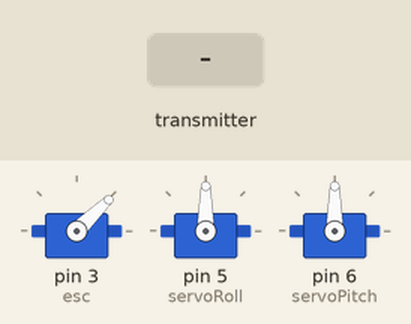
Bench run of a sketch on a simulated Arduino Uno, built with avr-gcc and run on an emulated ATmega328P. On the bench: 3 × servo. The test bench sets the inputs (shaded band). No radio packets arrive unless stated.

Above: at 6.2 s.
6.3 s: the transmitter starts sending throttle = 64
At 7.5 s:
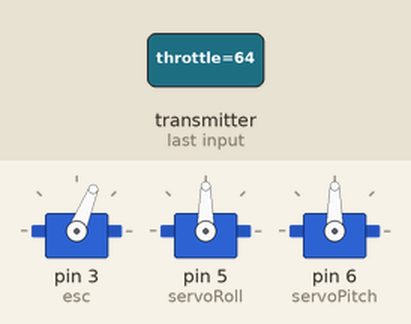
7.8 s: the transmitter starts sending pitch = 0
At 8.8 s:
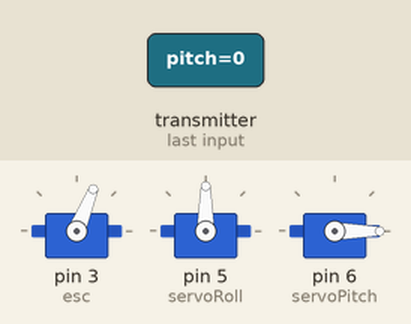
9.3 s: the transmitter starts sending roll = 0
At 9.9 s:
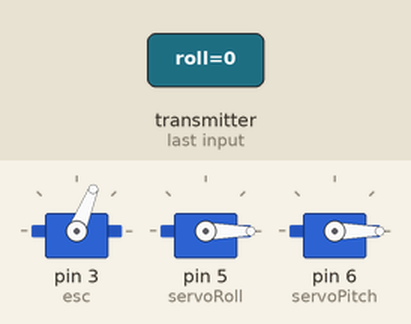
10.8 s: the transmitter starts sending throttle = 0
At 12.0 s:
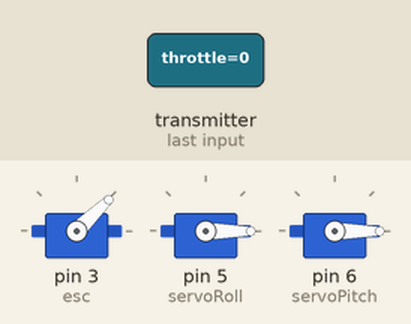
12.3 s: the transmitter starts sending pitch = 64
At 13.3 s:
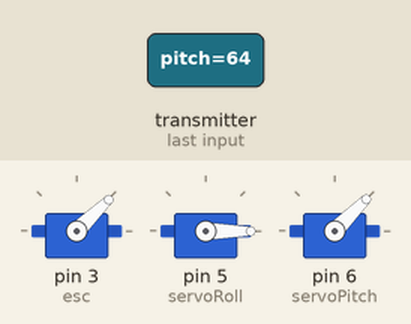
13.8 s: the transmitter starts sending throttle = 255
At 14.5 s:
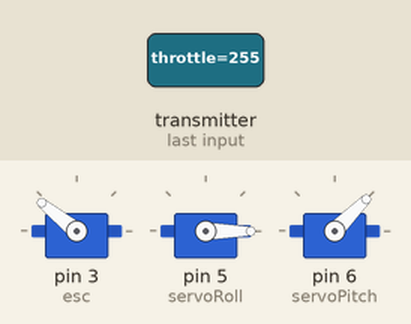
Timing chart, 0 to 16.3 s (numbered marks = the images above; inputs shaded):
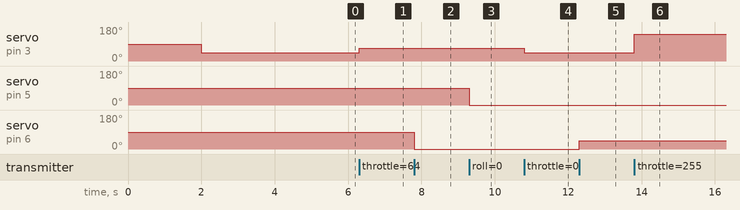

The sketch:

Receiver_RCPlane.ino
```cpp
#include <SPI.h>
#include <nRF24L01.h>
#include <RF24.h>
#include <Servo.h>

RF24 radio(10, 9);
const uint64_t pipe = 0xE8E8F0F0E1LL;

Servo esc;
Servo servoRoll;
Servo servoPitch;

struct RF24Data {
  byte throttle;  // 0–255
  byte pitch;
  byte roll;
};

RF24Data data;
unsigned long lastRecvTime = 0;

void resetData() {
  data.throttle = 0;
  data.pitch = 128;
  data.roll = 128;

  esc.writeMicroseconds(1000);   // ⬅️ WAJIB
  servoRoll.write(90);
  servoPitch.write(90);
}

void setup() {
  Serial.begin(9600);

  esc.attach(3);
  servoRoll.attach(5);
  servoPitch.attach(6);

  delay(2000);                   // ⬅️ ESC BOOT
  esc.writeMicroseconds(1000);   // ⬅️ THROTTLE MIN
  delay(3000);                   // ⬅️ ARMING TIME

  radio.begin();
  radio.setDataRate(RF24_250KBPS);
  radio.setAutoAck(false);
  radio.openReadingPipe(1, pipe);
  radio.startListening();

  resetData();
}

void loop() {
  if (radio.available()) {
    radio.read(&data, sizeof(RF24Data));
    lastRecvTime = millis();
  }

  if (millis() - lastRecvTime > 500) {
    resetData();
    return;
  }
  int throttle_us = map(data.throttle, 0, 255, 1000, 2000);
  int roll_ang    = map(data.roll,     0, 255, 0, 180);
  int pitch_ang   = map(data.pitch,    0, 255, 0, 180);

  esc.writeMicroseconds(throttle_us);  // ✅ BENAR
  servoRoll.write(roll_ang);
  servoPitch.write(pitch_ang);
}
```

Measured:
- after the input at 6.3 s, servo on pin 3 (esc): 44° → 68° at once
- after the input at 7.8 s, servo on pin 6 (servoPitch): 90° → 0° at once
- after the input at 9.3 s, servo on pin 5 (servoRoll): 90° → 0° at once
- after the input at 10.8 s, servo on pin 3 (esc): 68° → 44° at once
- after the input at 12.3 s, servo on pin 6 (servoPitch): 0° → 45° at once
- after the input at 13.8 s, servo on pin 3 (esc): 44° → 141° at once
